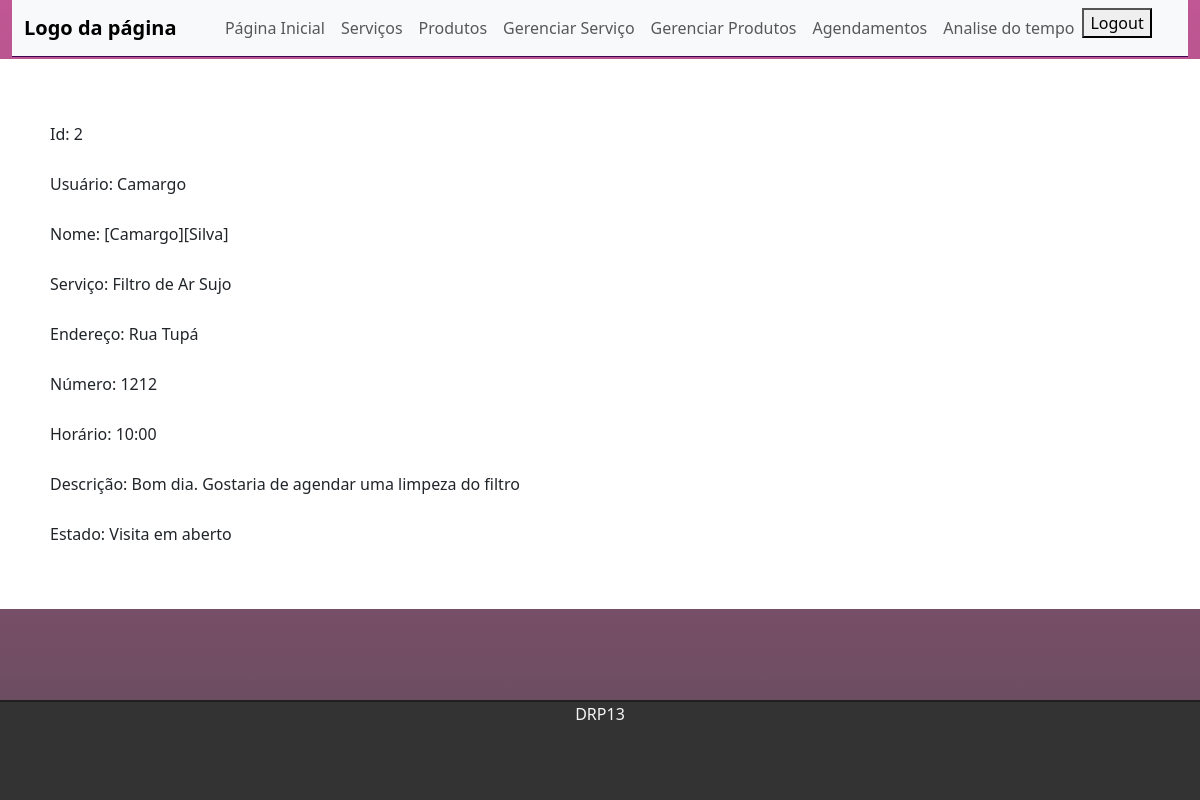
Page /appoitmentList/2 (signed in) on the committed database.
### appoitments/models.py (models this page shows)
class Appoitment(models.Model):
    id = models.BigAutoField(primary_key=True)
    user = models.CharField()
    name = models.CharField()
    service = models.ForeignKey(Service, on_delete=models.SET_NULL, null=True)
    address = models.CharField(max_length=50)
    address_number = models.IntegerField()
    date = models.CharField(max_length=8)
    hour = models.CharField(max_length=40)
    description = models.TextField()
    status = models.CharField(max_length=20, choices=status, default='Visita em aberto')

### services/models.py (models this page shows)
class Service(models.Model):
    id = models.BigAutoField(primary_key=True)
    service = models.CharField(max_length=50)
    category = models.CharField(choices=categoryService)
    value = models.CharField(max_length=100)
    description = models.CharField(max_length=100)
    def __str__(self):
        return self.service

### appoitments/views.py (the view)
# urls.py: path('appoitmentList/<int:id>', views.info, name='info'),
@login_required
def info(request, id):
    info = Appoitment.objects.all().filter(id=id)
    return render(request, 'appoitments/info.html', {'info': info})

### templates/appoitments/info.html (shortened to what this page needs)
{% extends 'tasks/index.html' %}
{% block content %}
<div class="text-box">
    {% for task in info %}
        <div class="info-full">
            Id: {{task.id}}<br>
            Usuário: {{task.user}}<br>
            Nome: {{task.name}}<br>
            Serviço: {{task.service}} <br>
            Endereço: {{task.address}}<br>
            Número: {{task.address_number}}<br>
            Horário: {{task.hour}}<br>
            Descrição: {{task.description}}<br>
            Estado: {{task.status}}<br>
        </div>
</div>
    {% endfor %}
{% endblock %}

### static/css/style.css (style rules this page uses)
.info-full { align-items: center; justify-content: center; line-height: 50px; }
.text-box { background: #ffffff; text-align: justify; padding: 50px; }
body { background: linear-gradient( rgba(167, 15, 103, 0.7), rgba(29, 0, 19, 0.7)); background-repeat: no-repeat; }

### rows in the picture
Appoitment: id "2", user "Camargo", name "[Camargo][Silva]", service "Filtro de Ar Sujo", address "Rua Tupá", address_number "1212", hour "10:00", description "Bom dia. Gostaria de agendar uma limpeza do filtro", status "Visita em aberto"
